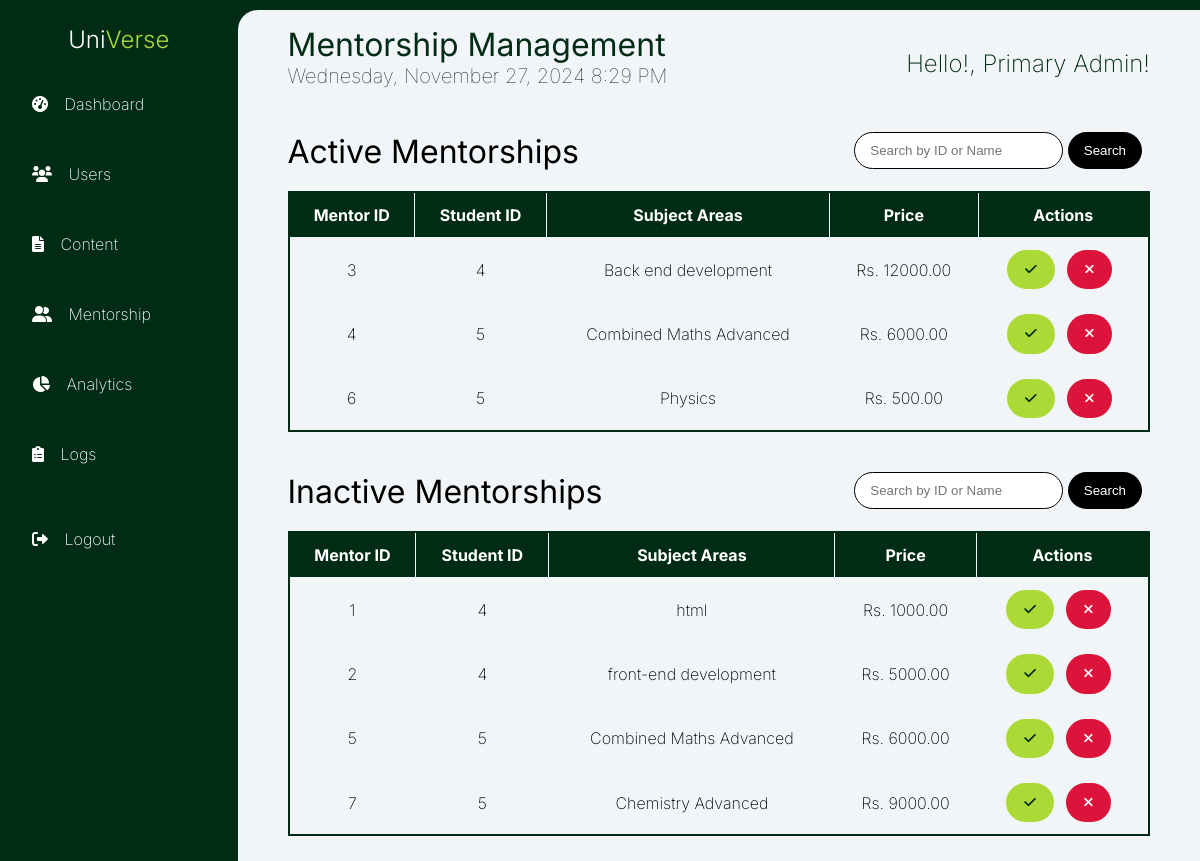
Page /admin/mentorships.php on the committed database.
### tables this page shows
CREATE TABLE `mentors` (
  `mentor_id` int(11) NOT NULL,
  `student_id` int(11) DEFAULT NULL,
  `subject_area` varchar(255) DEFAULT NULL,
  `status` enum('Active','Inactive') NOT NULL,
  `price` decimal(10,2) DEFAULT NULL
);

### admin/mentorships.php (the view, shortened to what this page needs)
<?php
include('../connection.php')
?>
<!DOCTYPE html>
<html lang="en">
<head>
</head>
<body>
    <?php include('../admin/sidebar.php') ?>
    <div class="dash">
        <div class="dash-header">
            <div class="dash-h-left">
                <h1>Mentorship Management</h1>
                <?php
                echo date("l, F j, Y g:i A", time())
                ?>
            </div>
            <div class="dash-h-right">
                <p>Hello!, Primary Admin!</p>
            </div>
        </div>
        <div class="cont-p-table-wrapper">
            <div class="search-wrapper">
                <h1>Active Mentorships</h1>
                <form method="GET" action="">
                    <input class="search-input" type="text" name="search" placeholder="Search by ID or Name" required>
                    <button id="search-button" class="btn btn-black" type="submit">Search</button>
                </form>
            </div>
            <table>
                <thead>
                    <tr>
                        <th>Mentor ID</th>
                        <th>Student ID</th>
                        <th>Subject Areas</th>
                        <th>Price</th>
                        <th>Actions</th>
                    </tr>
                </thead>
                <tbody>
                    <?php
                    $sql = "SELECT * FROM mentors WHERE status = 'Active'";
                    $result = $conn->query($sql);
                    if ($result->num_rows > 0) {
                        while ($row = $result->fetch_assoc()) {
                            echo "<tr>
                    <td>" . $row["mentor_id"] . "</td>
                    <td>" . $row["student_id"] . "</td>
                    <td>" . $row["subject_area"] . "</td>
                    <td>" . "Rs. ", $row["price"] . "</td>
                    <td>
                        <form method='POST' action='../admin/funcs/mentorship_management.php'>
                            <input type='hidden' name='ment_id' value='" . $row["mentor_id"] . "'>
                            <button class='btn btn-green' name='action' value='accept'><i class='fas fa-check'></i></button>
                            <button class='btn btn-red' name='action' value='reject'><i class='fas fa-times'></i></button>
                        </form>
                    </td>
                  </tr>";
                        }
                    } else {
                        echo "<tr><td colspan='5'>No content found</td></tr>";
                    }
                    ?>
                </tbody>
            </table>
        </div>
        <div class="cont-p-table-wrapper">
            <div class="search-wrapper">
                <h1>Inactive Mentorships</h1>
                <form method="GET" action="">
                    <input class="search-input" type="text" name="search" placeholder="Search by ID or Name" required>
                    <button id="search-button" class="btn btn-black" type="submit">Search</button>
                </form>
            </div>
            <table>
                <thead>
                    <tr>
                        <th>Mentor ID</th>
                        <th>Student ID</th>
                        <th>Subject Areas</th>
                        <th>Price</th>
                        <th>Actions</th>
                    </tr>
                </thead>
                <tbody>
                    <?php
                    $sql = "SELECT * FROM mentors WHERE status = 'Inactive'";
                    $result = $conn->query($sql);
                    if ($result->num_rows > 0) {
                        while ($row = $result->fetch_assoc()) {
                            echo "<tr>
                    <td>" . $row["mentor_id"] . "</td>
                    <td>" . $row["student_id"] . "</td>
                    <td>" . $row["subject_area"] . "</td>
                    <td>"  . "Rs. ", $row["price"] . "</td>
                    <td>
                        <form method='POST' action='../admin/funcs/mentorship_management.php'>
                            <input type='hidden' name='ment_id' value='" . $row["mentor_id"] . "'>
                            <button class='btn btn-green' name='action' value='accept'><i class='fas fa-check'></i></button>
                            <button class='btn btn-red' name='action' value='reject'><i class='fas fa-times'></i></button>
                        </form>
                    </td>
                  </tr>";
                        }
                    } else {
                        echo "<tr><td colspan='5'>No content found</td></tr>";
                    }
                    ?>
                </tbody>
            </table>
        </div>
</body>
</html>

### rows in the picture
mentors: mentor_id "3", student "4", subject_area "Back end development", price "12000.00"
mentors: mentor_id "4", student "5", subject_area "Combined Maths Advanced", price "6000.00"
mentors: mentor_id "6", student "5", subject_area "Physics", price "500.00"
mentors: mentor_id "1", student "4", subject_area "html", price "1000.00"
mentors: mentor_id "2", student "4", subject_area "front-end development", price "5000.00"
mentors: mentor_id "5", student "5", subject_area "Combined Maths Advanced", price "6000.00"
mentors: mentor_id "7", student "5", subject_area "Chemistry Advanced", price "9000.00"
